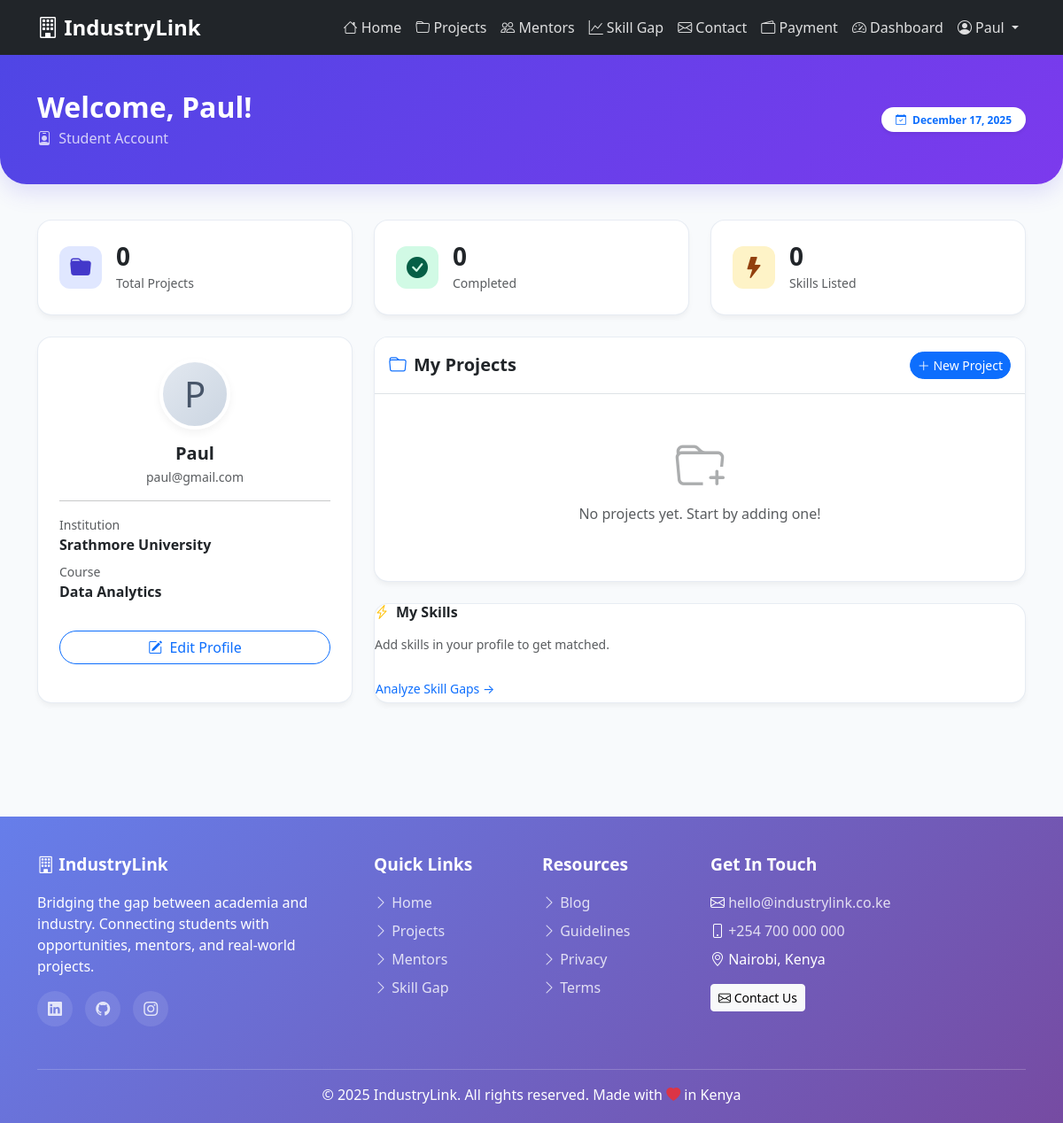
The page /dashboard/ (signed in) on the database as committed earlier.
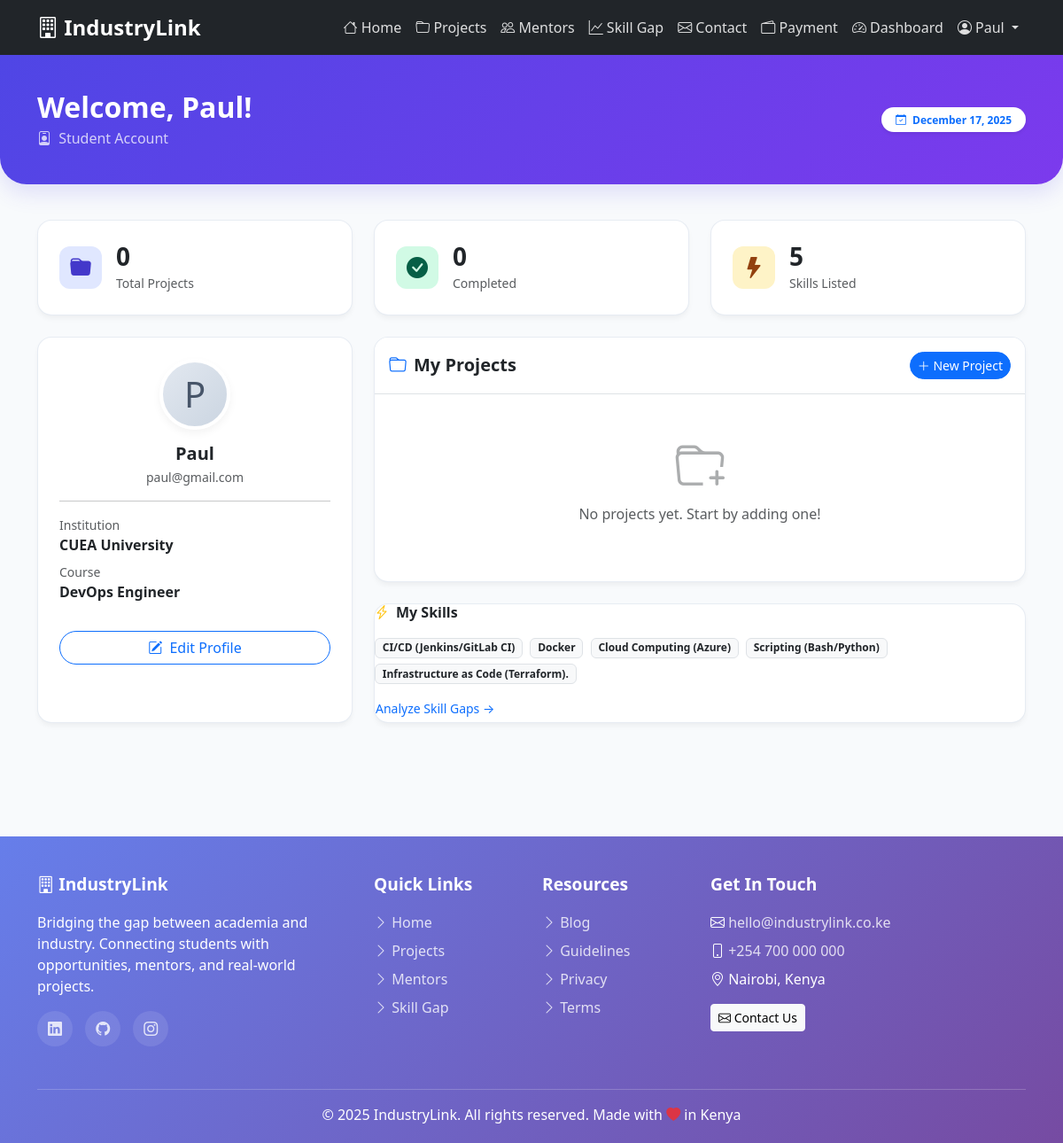
The same page on the database as committed later.
### main/models.py (models this page shows, shortened)
class StudentProfile(models.Model):
    user= models.OneToOneField(User, on_delete=models.CASCADE, related_name='student_profile')
    year_of_study = models.IntegerField()
    course = models.CharField(max_length=200)
    institution = models.CharField(max_length=200)
    email = models.EmailField()
    bio = models.TextField(blank=True)
    skills = models.TextField(help_text="Comma-separated skills")
    created_at = models.DateTimeField(auto_now_add=True)
    updated_at = models.DateTimeField(auto_now=True)
    class Meta:
        verbose_name = "Student Profile"
        verbose_name_plural = "Student Profiles"
        ordering = ['-created_at']

### main/views.py (the view, shortened to what this page needs)
# urls.py: path('dashboard/', views.dashboard, name='dashboard'),
@login_required(login_url='main:login')
def dashboard(request):
    try:
        user_profile = UserProfile.objects.get(user=request.user)
        user_role = user_profile.role
    except UserProfile.DoesNotExist:
        user_role = 'student'
    context = {'user_role': user_role}
    if user_role == 'student':
        try:
            student = StudentProfile.objects.get(user=request.user)
            projects = student.projects.all()
            skills_list = [s.strip() for s in student.skills.split(',') if s.strip()]
            context.update({
                'student': student,
                'projects': projects,
                'skills': skills_list,
                'project_count': projects.count(),
                'completed_projects': projects.filter(status='completed').count(),
            })
        except StudentProfile.DoesNotExist:
            pass
    return render(request, 'main/dashboard.html', context)

### main/templates/main/dashboard.html (shortened to what the changed rows need)
{% extends 'base.html' %}
{% load static %}
{% block content %}
<div class="dash-header text-white">
    <div class="container">
        <div class="d-flex align-items-center justify-content-between">
            <div>
                <h2 class="fw-bold mb-1">Welcome, {{ request.user.first_name|default:request.user.username }}!</h2>
            </div>
        </div>
    </div>
</div>
<div class="container mb-5">
    <div class="row g-4 mb-4">
        {% if user_role == 'student' %}
            <div class="col-md-4">
                <div class="dash-card p-4">
                    <div class="d-flex align-items-center">
                        <div class="icon-box bg-indigo-light me-3"><i class="bi bi-folder-fill"></i></div>
                        <div>
                            <h3 class="mb-0 fw-bold">{{ project_count|default:0 }}</h3>
                            <small class="text-muted">Total Projects</small>
                        </div>
                    </div>
                </div>
            </div>
            <div class="col-md-4">
                <div class="dash-card p-4">
                    <div class="d-flex align-items-center">
                        <div class="icon-box bg-emerald-light me-3"><i class="bi bi-check-circle-fill"></i></div>
                        <div>
                            <h3 class="mb-0 fw-bold">{{ completed_projects|default:0 }}</h3>
                            <small class="text-muted">Completed</small>
                        </div>
                    </div>
                </div>
            </div>
            <div class="col-md-4">
                <div class="dash-card p-4">
                    <div class="d-flex align-items-center">
                        <div class="icon-box bg-amber-light me-3"><i class="bi bi-lightning-fill"></i></div>
                        <div>
                            <h3 class="mb-0 fw-bold">{{ skills|length|default:0 }}</h3>
                            <small class="text-muted">Skills Listed</small>
                        </div>
                    </div>
                </div>
            </div>
        {% endif %} </div>
    <div class="row g-4">
        <div class="col-lg-4">
            <div class="dash-card h-100">
                <div class="card-body text-center p-4">
                    <div class="text-start">
                        {% if user_role == 'student' and student %}
                            <div class="mb-2"><small class="text-muted d-block">Institution</small> <strong>{{ student.institution }}</strong></div>
                            <div class="mb-2"><small class="text-muted d-block">Course</small> <strong>{{ student.course }}</strong></div>
                        {% elif user_role == 'freelancer' and profile %}
                            <div class="mb-2"><small class="text-muted d-block">Profession</small> <strong>{{ profile.profession }}</strong></div>
                            <div class="mb-2"><small class="text-muted d-block">Specialization</small> <strong>{{ profile.specialization }}</strong></div>
                        {% elif user_role == 'organization' and profile %}
                            <div class="mb-2"><small class="text-muted d-block">Organization</small> <strong>{{ profile.organization_name }}</strong></div>
                            <div class="mb-2"><small class="text-muted d-block">Industry</small> <strong>{{ profile.industry }}</strong></div>
                        {% endif %}
                    </div>
                </div>
            </div>
        </div>
        <div class="col-lg-8">
            {% if user_role == 'student' %}
                <div class="dash-card">
                    <div class="card-body">
                        <h6 class="fw-bold mb-3"><i class="bi bi-lightning-charge me-2 text-warning"></i>My Skills</h6>
                        {% if skills %}
                            <div>
                                {% for skill in skills %}
                                    <span class="badge bg-light text-dark border me-1 mb-1">{{ skill }}</span>
                                {% endfor %}
                            </div>
                        {% else %}
                            <p class="text-muted small">Add skills in your profile to get matched.</p>
                        {% endif %}
                        <a href="{% url 'main:skills' %}" class="btn btn-sm btn-link text-decoration-none px-0 mt-2">Analyze Skill Gaps &rarr;</a>
                    </div>
                </div>
            {% endif %}
        </div>
    </div>
</div>
{% endblock %}

Rows that differ between the two databases and show on the page:
removed StudentProfile: institution "Srathmore University", course "Data Analytics"
added StudentProfile: institution "CUEA University", course "DevOps Engineer"
Other text that changed with them:
{{ skills|length|default:0 }}: "0" → "5"
new list line: "CI/CD (Jenkins/GitLab CI)"
new list line: "Docker"
new list line: "Cloud Computing (Azure)"
new list line: "Scripting (Bash/Python)"
new list line: "Infrastructure as Code (Terraform)."
text no longer shown: "Add skills in your profile to get matched."
